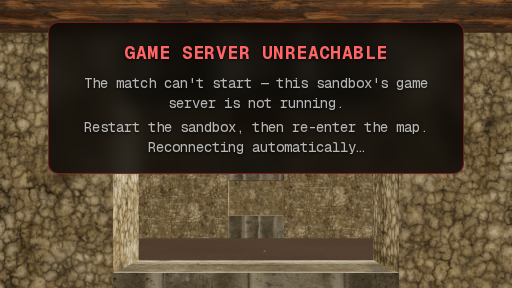
#> input picture scripts/twin/shots/crop-t153-r3-l0-window-room.png, 512 x 288 px, given in place of t153-r3-l1-window-duel.png, which was not available
$ python crop-analyze.py
#> lines starting #> are read from the running program, lines starting #| are printed output that depends on the picture
from PIL import Image
import sys
# analyze the through-window band of the duel shots
for name in ['t153-r3-l1-window-duel', 't153-r3-l2-window-duel', 't153-r3-l0-window-room']:
    im = Image.open(f'scripts/twin/shots/{name}.png').convert('RGB')
#> im is the input picture: PIL image 512x288 RGB; mean R, G, B 76.7, 62.3, 44.3
    W, H = im.size
#> W = 512; H = 288
    # central band (the window opening region)
    crop = im.crop((int(W*0.30), int(H*0.22), int(W*0.70), int(H*0.62)))
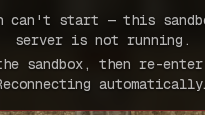
#> crop: PIL image 205x115 RGB; mean R, G, B 40.4, 36, 30
    crop.save(f'scripts/twin/shots/crop-{name}.png')
    # sample a vertical strip down the middle: report avg color per horizontal band
    px = im.load()
    print(f'== {name} ({W}x{H}) — middle-column bands (y: avg RGB) ==')
#| == t153-r3-l1-window-duel (512x288) — middle-column bands (y: avg RGB) ==
    for y0 in range(0, H, H//12):
        rs = gs = bs = n = 0
        for y in range(y0, min(y0 + H//12, H)):
            r, g, b = px[W//2, y]
            rs += r; gs += g; bs += b; n += 1
        print(f'  y {y0:4d}-{y0+H//12:4d}: rgb({rs//n:3d},{gs//n:3d},{bs//n:3d})')
#> pass 2 of the loop `for name in ['t153-r3-l1-window-duel', 't153-r3-l2-window-duel', 't153..`:
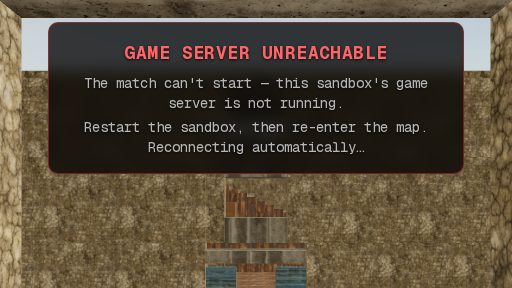
#> input picture scripts/twin/shots/crop-t153-r3-l1-window-duel.png, 512 x 288 px, given in place of t153-r3-l2-window-duel.png, which was not available
#> im is the input picture: PIL image 512x288 RGB; mean R, G, B 85.8, 73.9, 57.1
#> `crop = im.crop((int(W*0.30), int(H*0.22), int(W*0.70), int(H*0.62)))`:
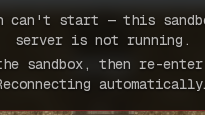
#> crop: PIL image 205x115 RGB; mean R, G, B 44.6, 40.3, 34.3
#| == t153-r3-l2-window-duel (512x288) — middle-column bands (y: avg RGB) ==
